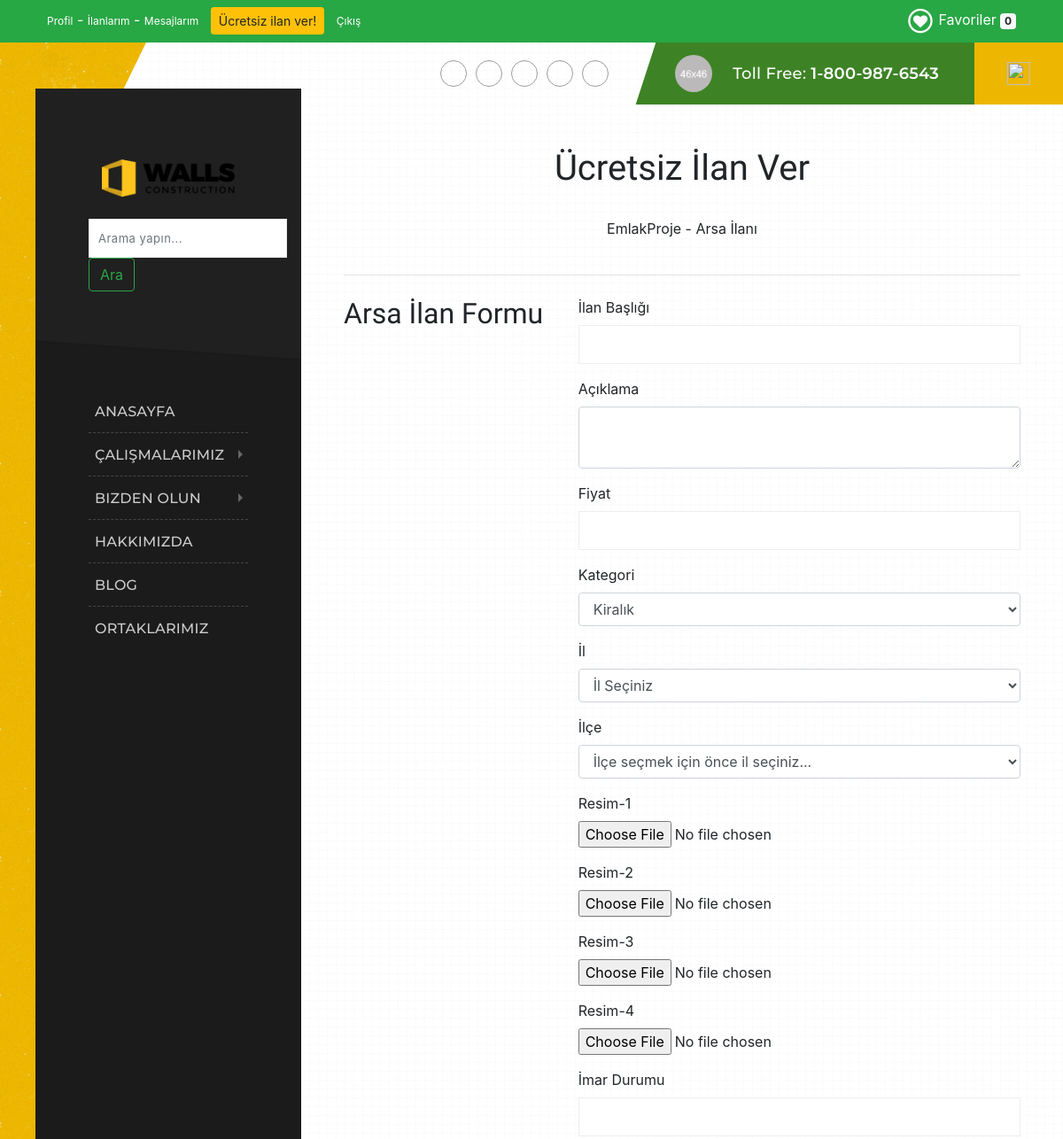
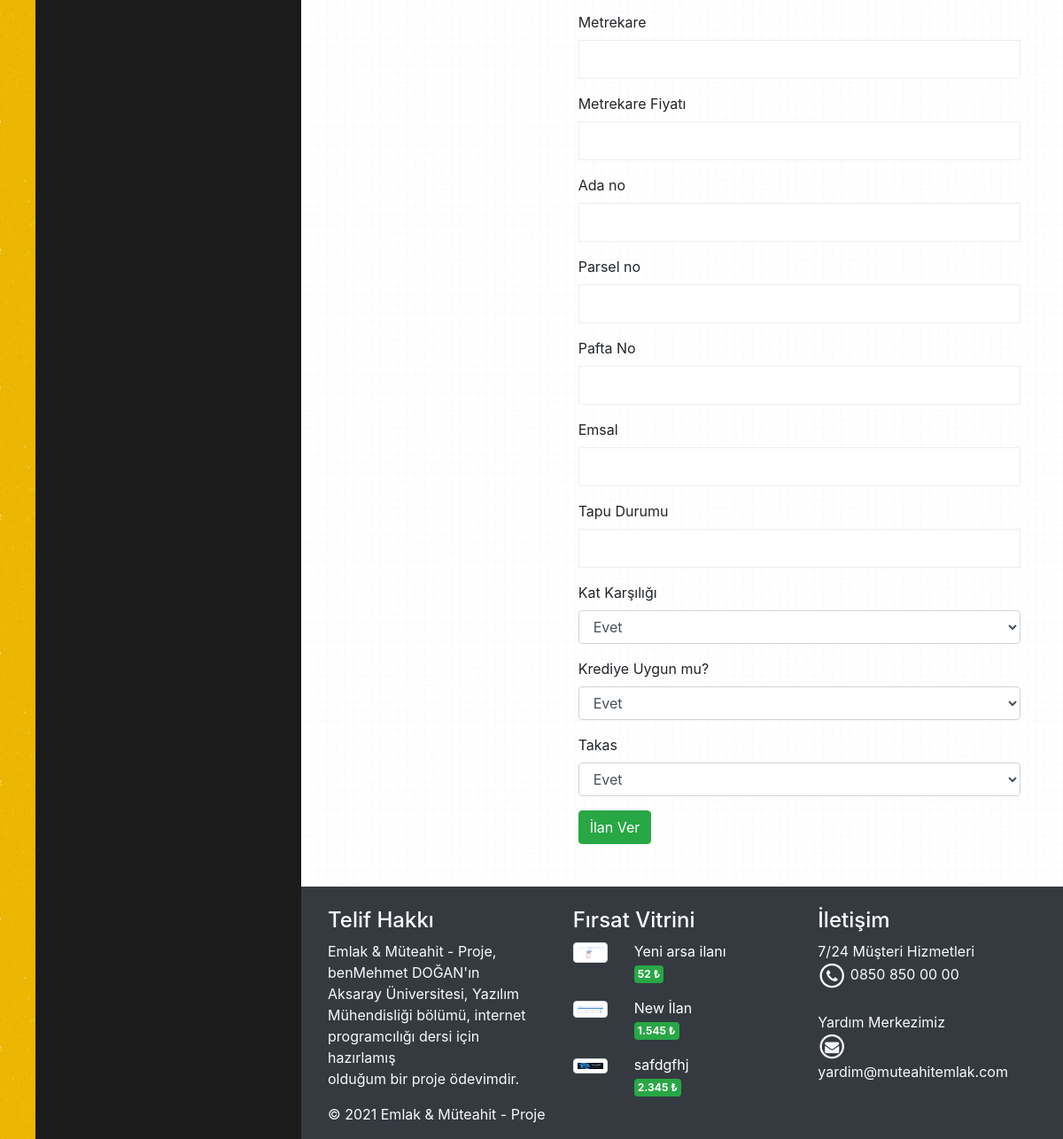
Screenshot of /arsailanver.php (signed in) with the database file from the repository (2 pictures, top to bottom).
### tables this page shows
CREATE TABLE
  `logo` (
    `logo_id` int NOT NULL AUTO_INCREMENT,
    `logo_aciklama` varchar(50) CHARACTER
    SET
      utf8mb3 NOT NULL,
      `logo_baglanti` varchar(500) CHARACTER
    SET
      utf8mb3 NOT NULL,
      `logo_k_durum` int NOT NULL,
      PRIMARY KEY (`logo_id`)
  );

CREATE TABLE
  `urunler` (
    `id` int NOT NULL AUTO_INCREMENT,
    `urunadi` varchar(128) NOT NULL,
    `il_id` int NOT NULL,
    `ilce_id` int NOT NULL,
    `evarsa_id` int NOT NULL,
    `aciklama` text NOT NULL,
    `fiyat` double NOT NULL,
    `giris_tarihi` datetime NOT NULL,
    `dzltm_tarihi` timestamp NOT NULL DEFAULT CURRENT_TIMESTAMP ON UPDATE CURRENT_TIMESTAMP,
    `resim` varchar(128) DEFAULT NULL,
    `resim_iki` varchar(128) NOT NULL,
    `resim_uc` varchar(128) NOT NULL,
    `resim_dort` varchar(128) NOT NULL,
    `kategori_id` int DEFAULT NULL,
    `onay` varchar(1) NOT NULL DEFAULT '0',
    PRIMARY KEY (`id`),
    KEY `fk_kategori_id` (`kategori_id`),
    KEY `fk_evarsa_id` (`evarsa_id`),
    KEY `fk_il_id` (`il_id`),
    KEY `fk_ilce_id` (`ilce_id`),
    CONSTRAINT `fk_kategori_id` FOREIGN KEY (`kategori_id`) REFERENCES `kategoriler` (`id`)
  );

### arsailanver.php (the view, shortened to what this page needs)
<?php
include "header.php";
?>
<div class="container p-5">
	<h1 class="text-center baslik">Ücretsiz İlan Ver</h1>
	<p class="text-center p-4">EmlakProje - Arsa İlanı</p>
	<hr>
	<div class="row mt-4">
		<div class="col-md-4">
			<h2 class="baslik">Arsa İlan Formu</h2>
		</div>
		<div class="col-md-8">
			<form action="<?php echo htmlspecialchars($_SERVER["PHP_SELF"]); ?>" method="post" name="arsailanver" enctype="multipart/form-data">
				<div class="form-group">
					<label>İlan Başlığı</label>
					<input type='text' name='urunadi' class='form-control' />
				</div>
				<div class="form-group">
					<label for="exampleInputText2">Açıklama</label>
					<textarea name='aciklama' class='form-control'></textarea>
				</div>
				<div class="form-group">
					<label for="exampleInputText2">Fiyat</label>
					<input type='text' name='fiyat' class='form-control' />
				</div>
				<div class="form-group">
					<label for="exampleInputText2">Kategori</label>
					<?php
					include 'config/vtabani.php';
					$sorgu = 'SELECT id, kategoriadi FROM kategoriler';
					$stmt = $con->prepare($sorgu);
					$stmt->execute();
					$veri = $stmt->fetchAll(PDO::FETCH_ASSOC);
					?>
					<select name='kategori_id' class='form-control'>
						<?php foreach ($veri as $kayit) { ?>
							<option value="<?php echo $kayit["id"] ?>">
								<?php echo $kayit["kategoriadi"] ?>
							</option>
						<?php } ?>
					</select>
				</div>
				<div class="form-group">
					<label for="exampleInputText2">İl</label>
					<select name='il_id' id='il' class='form-control'>
						<option>İl Seçiniz</option>
					</select>
				</div>
				<div class="form-group">
					<label for="exampleInputText2">İlçe</label>
					<select name='ilce_id' id='ilce' class='form-control'>
						<option>İlçe seçmek için önce il seçiniz...</option>
					</select>
				</div>
				<div class="form-group">
					<label for="exampleInputText2">Resim-1</label><br />
					<input type="file" name="resim" />
				</div>
				<div class="form-group">
					<label for="exampleInputText2">Resim-2</label><br />
					<input type="file" name="resim_iki" />
				</div>
				<div class="form-group">
					<label for="exampleInputText2">Resim-3</label><br />
					<input type="file" name="resim_uc" />
				</div>
				<div class="form-group">
					<label for="exampleInputText2">Resim-4</label><br />
					<input type="file" name="resim_dort" />
				</div>
				<div class="form-group">
					<label for="exampleInputText2">İmar Durumu</label>
					<input type='text' name='imar_durumu' class='form-control' />
				</div>
				<div class="form-group">
					<label for="exampleInputText2">Metrekare</label>
					<input type='text' name='arsa_metrekare' class='form-control' />
				</div>
				<div class="form-group">
					<label for="exampleInputText2">Metrekare Fiyatı</label>
					<input type='text' name='metrekare_fiyat' class='form-control' />
				</div>
				<div class="form-group">
					<label for="exampleInputText2">Ada no</label>
					<input type='text' name='ada_no' class='form-control' />
				</div>
				<div class="form-group">
					<label for="exampleInputText2">Parsel no</label>
					<input type='text' name='parsel_no' class='form-control' />
				</div>
				<div class="form-group">
					<label for="exampleInputText2">Pafta No</label>
					<input type='text' name='pafta_no' class='form-control' />
				</div>
				<div class="form-group">
					<label for="exampleInputText2">Emsal</label>
					<input type='text' name='emsal' class='form-control' />
				</div>
				<div class="form-group">
					<label for="exampleInputText2">Tapu Durumu</label>
					<input type='text' name='tapu_durumu' class='form-control' />
				</div>
				<div class="form-group">
					<label for="exampleInputText2">Kat Karşılığı</label>
					<select name='kat_karsiligi' class='form-control'>
						<option value='Evet'>Evet</option>
					</select>
				</div>
				<div class="form-group">
					<label for="exampleInputText2">Krediye Uygun mu?</label>
					<select name='arsa_krediye_uygun' class='form-control'>
						<option value='Evet'>Evet</option>
					</select>
				</div>
				<div class="form-group">
					<label for="exampleInputText2">Takas</label>
					<select name='arsa_takas' class='form-control'>
						<option value='Evet'>Evet</option>
					</select>
				</div>
				<button type="submit" class="btn btn-success">İlan Ver</button>
			</form>
		</div>
	</div>
</div>
<?php include "footer.php"; ?>

### header.php (shortened to what this page needs)
<?php
include 'config/vtabani.php';
try {
	$sorgu = "SELECT logo_baglanti FROM logo WHERE logo_k_durum=1";
	$stmt = $con->prepare($sorgu);
	$stmt->execute();
	$kayit = $stmt->fetch(PDO::FETCH_ASSOC);
	$logo_baglanti = $kayit['logo_baglanti'];
}
catch (PDOException $exception) {
	die('HATA: ' . $exception->getMessage());
}
?>
<!DOCTYPE html>
<html lang="en">
<head>
	<link rel="stylesheet" type="text/css" href="content/css/fontello.css" />
	<link rel="stylesheet" type="text/css" href="content/css/skeleton.css" />
	<link rel="stylesheet" type="text/css" href="content/css/plugins.css" />
	<link rel="stylesheet" type="text/css" href="content/css/base.css" />
	<link rel="stylesheet" type="text/css" href="content/css/main-header.css" />
	<link rel="stylesheet" href="https://stackpath.bootstrapcdn.com/bootstrap/4.1.3/css/bootstrap.min.css">
	<link rel="stylesheet" href="content/css/font-awesome-4.7.0/css/font-awesome.min.css">
	<link rel="stylesheet" type="text/css" href="content/css/style.css">
</head>
<body>
	<div class="container-fluid bg-success" style="z-index:50; position:relative !important;">
		<div class="container">
			<div class="row p-2">
				<div class="col-md-8">
					<div class="text-white">
						<?php if (!isset($_SESSION["kullanici_loginkey"]) || empty($_SESSION["kullanici_loginkey"])) { ?>
							<a class="link1" style="font-size:12px; z-index: 50 !important;" href="kayit.php">Kayıt Ol</a> - <a class="link1" style="font-size:12px; z-index: 50 !important;" href="giris.php">Giriş Yap</a>
							&nbsp;
							<a class="btn btn-warning btn-sm" href="kayit.php?islem=girisYokilanver" role="button">Ücretsiz ilan ver!</a>
						<?php } else { ?>
							<a class="link1" style="font-size:12px;" href="profil.php">Profil</a>
							-
							<a class="link1" style="font-size:12px;" href="ilanlarim.php">İlanlarım</a>
							-
							<a class="link1" style="font-size:12px;" href="mesajlarim.php">Mesajlarım</a>
							<a class="btn btn-warning btn-sm" href="ilanver.php" role="button">Ücretsiz ilan ver!</a>
							<a class="link1" style="font-size:12px;" href="giris.php?cikis=1">Çıkış</a>
						<?php } ?>
					</div>
				</div>
				<div class="col-md-4 text-right text-white">
					<a class="link1" href="favorilerim.php">
						<span class="fa-stack fa-1x">
							<i class="fa fa-circle-thin fa-stack-2x"></i>
							<i class="fa fa-heart fa-stack-1x"></i>
						</span> Favoriler
						<span class="badge badge-light" id="urun-sayisi">
							<?php
							if (isset($_SESSION['favori']) || !empty($_SESSION['favori'])) {
								$urun_sayisi = count($_SESSION['favori']);
								echo $urun_sayisi;
							} else {
								echo 0;
							}
							?>
						</span>
					</a>
				</div>
			</div>
		</div>
	</div>
	<div class="buildify_tm_mainbg">
		<div class="marketify_pattern_overlay"></div>
	</div>
	<div class="buildify_tm_wrapper_all">
		<div class="buildify_tm_wrapper">
			<div class="buildify_tm_leftpart_wrap">
				<div class="buildify_tm_menubar">
					<div class="menu_logo">
						<a href="index.php">
							<img src="content/images/<?php echo $logo_baglanti; ?>" alt="Logo" style="width:150px; position:relative;">
						</a><br>
						<form class="form-inline my-2 my-lg-0" action="urunler.php" method="get" name="form_ara">
							<input class="form-control mr-sm-2" type="search" placeholder="Arama yapın..." aria-label="Ara" name="aranan">
							<button class="btn btn-outline-success my-2 my-sm-0" type="submit">Ara</button>
						</form>
					</div>
					<div class="buildify_tm_menubar_in">
						<div class="buildify_tm_menubar_content">
							<div class="menu_nav">
								<div class="menu_nav_in">
									<div class="menu_nav_content scrollable">
										<ul class="vert_nav">
											<li><a href="index.php">Anasayfa </a></li>
											<li class="active1">
												<a href="#">Çalışmalarımız</a>
											</li>
											<li class="active1">
												<a href="#">Bizden Olun</a>
											</li>
											<li><a href="hakkimizda.php">Hakkımızda</a></li>
											<li><a href="blog.php">Blog</a></li>
											<li><a href="Ortaklarımız.php">Ortaklarımız</a></li>
										</ul>
									</div>
								</div>
							</div>
						</div>
					</div>
				</div>
			</div>
			<div class="buildify_tm_rightpart_wrap">
				<div class="buildify_tm_rightpart">
					<div class="buildify_tm_content_wrap">
						<div class="buildify_tm_content">
							<div class="buildify_tm_topbar_info">
								<div class="buildify_tm_connection">
									<div class="phone_numb">
										<div class="phone_numb_in">
											<img src="img/call.png" alt="" />
											<p>Toll Free: <span>1-800-987-6543</span></p>
										</div>
									</div>
									<div class="send_msg">
										<a href="mesajlarim.php">
											<img class="svg" src="img/svg/message2.svg" alt="" />
										</a>
									</div>
								</div>
								<div class="buildify_tm_social_list">
									<ul>
										<li><a href="#"><i class="xcon-facebook"></i></a></li>
										<li><a href="#"><i class="xcon-twitter"></i></a></li>
										<li><a href="#"><i class="xcon-instagram"></i></a></li>
										<li><a href="#"><i class="xcon-pinterest"></i></a></li>
										<li><a href="#"><i class="xcon-gplus"></i></a></li>
									</ul>
								</div>
							</div>

### footer.php (shortened to what this page needs)
<link rel="stylesheet" href="content/css/font-awesome-4.7.0/css/font-awesome.min.css">
<div class="container-fluid bg-dark">
	<div class="container pt-4">
		<div class="row">
			<div class="col-md-4">
				<h4 class="text-white">Telif Hakkı</h4>
				<p class="text-light">Emlak & Müteahit - Proje, benMehmet DOĞAN'ın<br />
					Aksaray Üniversitesi, Yazılım<br />
					Mühendisliği bölümü, internet<br />
					programcılığı dersi için hazırlamış<br />
					olduğum bir proje ödevimdir.
				<p class="text-light">
					© 2021 Emlak & Müteahit - Proje</p>
				</p>
			</div>
			<div class="col-md-4">
				<h4 class="text-white">Fırsat Vitrini</h4>
				<?php
				include 'config/vtabani.php';
				$sorgu = 'SELECT id, urunadi, fiyat, resim FROM urunler WHERE onay="1" ORDER BY fiyat LIMIT 0,3';
				$stmt = $con->prepare($sorgu);
				$stmt->execute();
				$veri = $stmt->fetchAll(PDO::FETCH_ASSOC);
				foreach ($veri as $kayit) { ?>
					<div class="row mb-3">
						<div class="col-md-3">
							<?php echo $kayit['resim'] ? "<img src='content/images/" . $kayit['resim'] . "' alt='" . $kayit['urunadi'] . "' class='img-fluid
img-thumbnail' />" : "<img src='content/images/gorsel-yok.jpg' class='img-fluid img-thumbnail' />"; ?>
						</div>
						<div class="col-md-9">
							<a href="urundetay.php?id=<?php echo $kayit['id'] ?>" class="link1">
								<p class="firsat"><?php echo $kayit['urunadi'] ?></p>
							</a>
							<span class="badge badge-success p-1">
								<?php echo number_format($kayit['fiyat'], 0, ',', '.'); ?> &#8378;</span>
						</div>
					</div>
				<?php }
				?>
			</div>
			<div class="col-md-4">
				<h4 class="text-white">İletişim</h4>
				<p class="text-light">
					7/24 Müşteri Hizmetleri<br />
					<span class="fa-stack fa-1x">
						<i class="fa fa-circle-thin fa-stack-2x"></i>
						<i class="fa fa-phone fa-stack-1x"></i>
					</span> 0850 850 00 00
					<br /><br />
					Yardım Merkezimiz<br />
					<span class="fa-stack fa-1x">
						<i class="fa fa-circle-thin fa-stack-2x"></i>
						<i class="fa fa-envelope fa-stack-1x"></i>
					</span> yardim@muteahitemlak.com
				</p>
			</div>
		</div>
	</div>
</div>
</body>
</html>

### content/css/skeleton.css (style rules this page uses)
.container { max-width: 1170px; width:100%; margin-left: auto; margin-right: auto; height:auto; padding:0px 40px; position:relative; clear:both; -webkit-box-sizing: border-box; -moz-box-sizing: border-box; box-sizing: border-box; }
.row { height:auto; }

### content/css/base.css (style rules this page uses)
html,body,div,span,applet,object,iframe,h1,h2,h3,h4,h5,h6,p,blockquote,pre,a,abbr,acronym,address,big,cite,code,del,dfn,em,font,ins,kbd,q,s,samp,small,strike,strong,sub,sup,tt,var,b,u,i,center,dl,dt,dd,ol,ul,li,fieldset,form,label,legend,table,caption,tbody,tfoot,thead,tr,th,td { background: transparent; border: 0; margin: 0; padding: 0; vertical-align: baseline; outline: none; }
img { vertical-align:middle; max-width:100%; }
a, i { -webkit-transition: all .3s ease; -moz-transition: all .3s ease; -ms-transition: all .3s ease; -o-transition: all .3s ease; transition: all .3s ease; border:none; }
h1 { font-size: 45px; }
h2 { font-size: 36px; }
h4 { font-size: 24px; }
textarea { border-radius:0; font-size:13px; color:#333; resize:vertical; -webkit-box-sizing: border-box; -moz-box-sizing: border-box; -ms-box-sizing: border-box; box-sizing: border-box; line-height:1.4; padding:10px!important; width:100%; border:1px solid #eee; -webkit-transition: all .3s ease; -moz-transition: all .3s ease; -ms-transition: all .3s ease; -o-transition: all .3s ease; transition: all .3s ease; }
input[type="text"], input[type="password"], input[type="datetime"], input[type="datetime-local"], input[type="date"], input[type="month"], input[type="time"], input[type="week"], input[type="number"], input[type="email"], input[type="url"], input[type="search"], input[type="tel"], input[type="color"], .uneditable-input { border-radius:0; font-size:13px; color:#333; letter-spacing:0.5px; -webkit-box-sizing: border-box; -moz-box-sizing: border-box; -ms-box-sizing: border-box; box-sizing: border-box; line-height:1.6; padding:10px!important; height:44px; vertical-align:middle; border:1px solid #eee; -webkit-transition: all .3s ease; -moz-transition: all .3s ease; -ms-transition: all .3s ease; -o-transition: all .3s ease; transition: all .3s ease; }
select { padding:8px; border:2px solid #eee; }

### content/css/style.css (style rules this page uses)
.link1 { text-decoration: none; color: white; }
p.firsat { margin: 0; padding: 0; }
.baslik { font-family: 'Quicksand', sans-serif; }

### rows the page displays
logo: logo_baglanti (picture)
urunler: resim (picture), urunadi "Yeni arsa ilanı", fiyat "52"
urunler: resim (picture), urunadi "New İlan", fiyat "1.545"
urunler: resim (picture), urunadi "safdgfhj", fiyat "2.345"

### other values shown
$urun_sayisi "0"
form field kategori_id "Kiralık"
